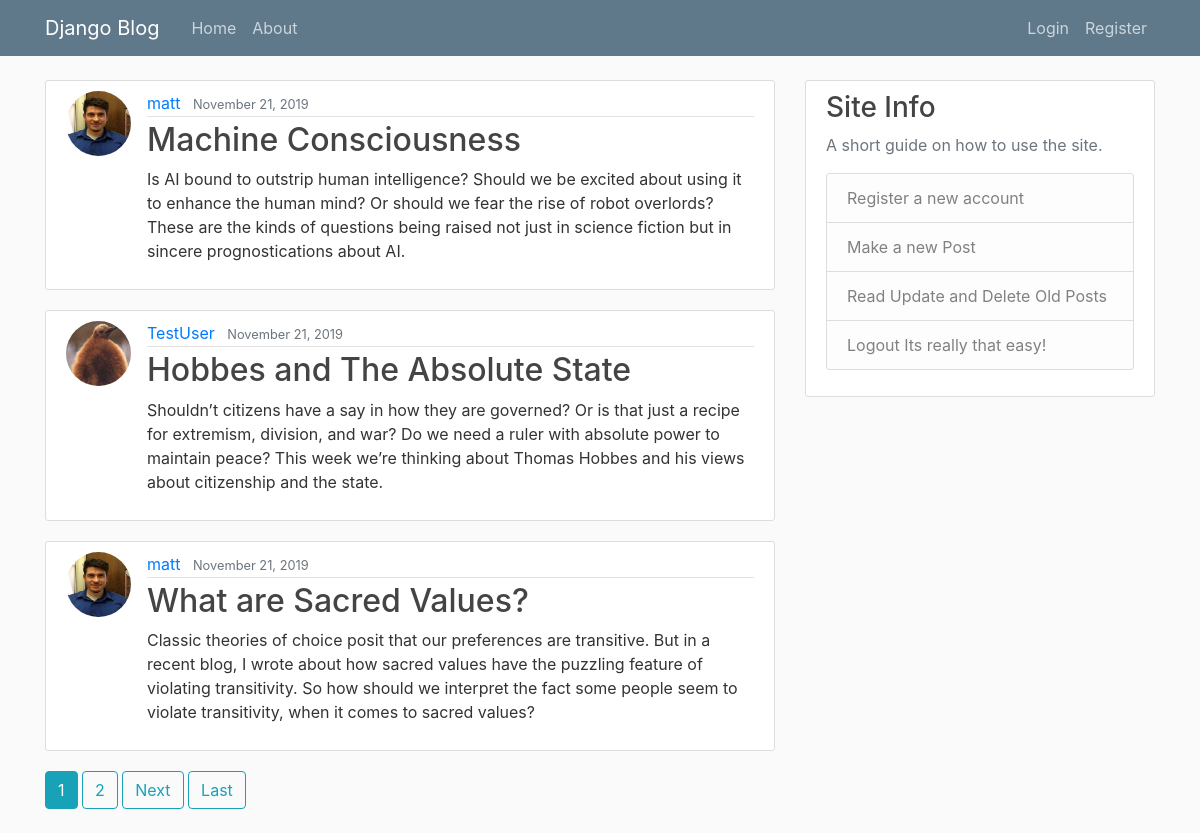
The page / on the database its author committed.
### blog/models.py (models this page shows, shortened)
class Post(models.Model):
     title = models.CharField(max_length=100)
     content = models.TextField()
     date_posted = models.DateTimeField(default = timezone.now)
     author = models.ForeignKey(User, on_delete=models.CASCADE)

### users/models.py (models this page shows, shortened)
class Profile(models.Model):
    user = models.OneToOneField(User, on_delete=models.CASCADE)
    image = models.ImageField(default='default.jpg', upload_to='profile_pics')

### blog/views.py (the view)
# urls.py: path('', PostListView.as_view(), name='blog-home'),
class PostListView(ListView):
    model = Post
    template_name = 'blog/home.html'
    context_object_name = 'posts'
    ordering = ['-date_posted']
    paginate_by = 3

### blog/templates/blog/home.html (shortened to what this page needs)
{%extends "blog/base.html"%}
{%block content%}
    {% for post in posts %}
        <article class="media content-section">
            <img class ="rounded-circle article-img" src="{{post.author.profile.image.url}}">
          <div class="media-body">
            <div class="article-metadata">
              <a class="mr-2" href="{% url 'user-posts' post.author.username %}">{{ post.author }}</a>
              <small class="text-muted">{{ post.date_posted|date:'F d, Y' }}</small>
            </div>
            <h2><a class="article-title" href="{% url 'post-detail' post.id%}">{{ post.title }}</a></h2>
            <p class="article-content">{{ post.content }}</p>
          </div>
        </article>
    {% endfor %}
    {% if is_paginated %}
        {% for num in page_obj.paginator.page_range %}
            {% if page_obj.number == num %}
                <a class="btn btn-info mb-4" href="?page={{ num }}">{{ num }}</a>
            {% elif num > page_obj.number|add:'-3' and num < page_obj.number|add:'3' %}
                <a class="btn btn-outline-info mb-4" href="?page={{ num }}">{{ num }}</a>
            {% endif %}
        {% endfor %}
        {% if page_obj.has_next %}
            <a class="btn btn-outline-info mb-4" href="?page={{ page_obj.next_page_number }}">Next</a>
            <a class="btn btn-outline-info mb-4" href="?page={{ page_obj.paginator.num_pages }}">Last</a>
        {% endif %}
    {% endif %}
{%endblock content%}}

### blog/templates/blog/base.html (shortened to what this page needs)
<!DOCTYPE html>
{% load static %}
<html lang="en">
<head>
    <link rel="stylesheet" href="https://maxcdn.bootstrapcdn.com/bootstrap/4.0.0/css/bootstrap.min.css"
>
    <link rel="stylesheet" type="text/css" href="{% static 'blog/main.css' %}">
</head>
<body>
    <header class="site-header">
      <nav class="navbar navbar-expand-md navbar-dark bg-steel fixed-top">
        <div class="container">
          <a class="navbar-brand mr-4" href="{%url 'blog-home'%}">Django Blog</a>
          <div class="collapse navbar-collapse" id="navbarToggle">
            <div class="navbar-nav mr-auto">
              <a class="nav-item nav-link" href="{%url 'blog-home'%}">Home</a>
              <a class="nav-item nav-link" href="{%url 'blog-about'%}">About</a>
            </div>
            <div class="navbar-nav">
                {%if user.is_authenticated%}
                  <a class="nav-item nav-link" href="{%url 'post-create'%}">New Post</a>
                  <a class="nav-item nav-link" href="{%url 'profile'%}">Profile</a>
                  <a class="nav-item nav-link" href="{%url 'logout'%}">Logout</a>
                {%else %}
                  <a class="nav-item nav-link" href="{%url 'login'%}">Login</a>
                  <a class="nav-item nav-link" href="{%url 'register'%}">Register</a>
                {%endif%}
            </div>
          </div>
        </div>
      </nav>
    </header>
    <main role="main" class="container">
      <div class="row">
        <div class="col-md-8">
          {% block content %}{% endblock %}
        </div>
        <div class="col-md-4">
          <div class="content-section">
            <h3>Site Info</h3>
            <p class='text-muted'>A short guide on how to use the site.
              <ul class="list-group">
                <li class="list-group-item list-group-item-light">Register a new account</li>
                <li class="list-group-item list-group-item-light">Make a new Post</li>
                <li class="list-group-item list-group-item-light">Read Update and Delete Old Posts</li>
                <li class="list-group-item list-group-item-light">Logout Its really that easy!</li>
              </ul>
            </p>
          </div>
        </div>
      </div>
    </main>
</body>
</html>

### blog/static/blog/main.css (style rules this page uses)
body { background: #fafafa; color: #333333; margin-top: 5rem; }
h1, h2, h3, h4, h5, h6 { color: #444444; }
ul { margin: 0; }
.bg-steel { background-color: #5f788a; }
.site-header .navbar-nav .nav-link { color: #cbd5db; }
.content-section { background: #ffffff; padding: 10px 20px; border: 1px solid #dddddd; border-radius: 3px; margin-bottom: 20px; }
.article-title { color: #444444; }
.article-content { white-space: pre-line; }
.article-img { height: 65px; width: 65px; margin-right: 16px; }
.article-metadata { padding-bottom: 1px; margin-bottom: 4px; border-bottom: 1px solid #e3e3e3 }

### rows shown on the page
Post: author.profile.image (picture), author "matt", date_posted "November 21, 2019", title "Machine Consciousness", content "Is AI bound to outstrip human intelligence? Should we be excited about using it to enhance the human mind? Or should we fear the rise of robot overlords? These are the kinds of questions being raised not just in science fiction but in sincere prognostications about AI."
Post: author.profile.image (placeholder picture), author "TestUser", date_posted "November 21, 2019", title "Hobbes and The Absolute State", content "Shouldn’t citizens have a say in how they are governed? Or is that just a recipe for extremism, division, and war? Do we need a ruler with absolute power to maintain peace? This week we’re thinking about Thomas Hobbes and his views about citizenship and the state."
Post: author.profile.image (picture), author "matt", date_posted "November 21, 2019", title "What are Sacred Values?", content "Classic theories of choice posit that our preferences are transitive. But in a recent blog, I wrote about how sacred values have the puzzling feature of violating transitivity. So how should we interpret the fact some people seem to violate transitivity, when it comes to sacred values?"

### other values the page prints
{{ num }} "1"
{{ num }} "2"
